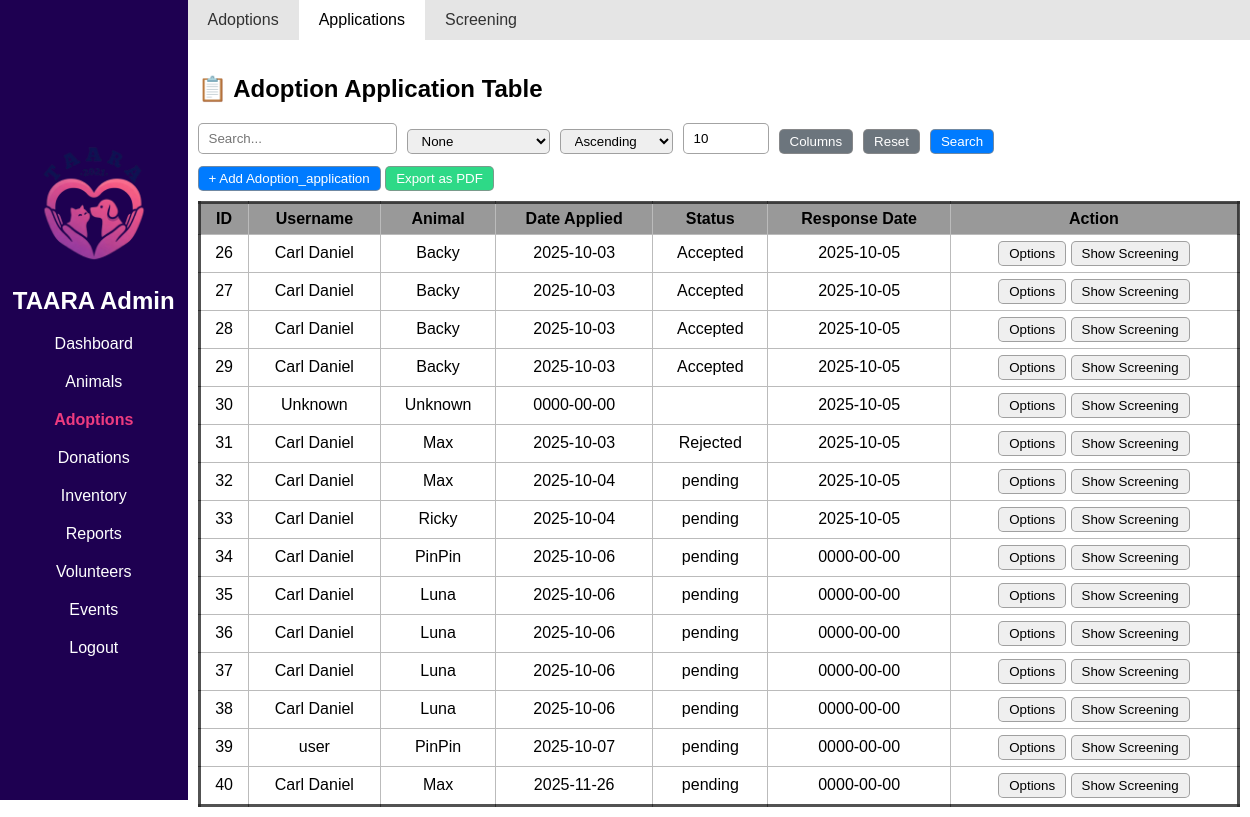
Page /Admin/adoptions-application.php on the committed database.
### tables this page shows
CREATE TABLE `adoption_application` (
  `a_application_id` int(25) NOT NULL,
  `user_id` int(25) NOT NULL,
  `animal_id` int(25) NOT NULL,
  `full_name` varchar(255) NOT NULL,
  `address` varchar(1000) NOT NULL,
  `classification` varchar(50) NOT NULL,
  `comp_name` varchar(600) NOT NULL,
  `id_img` varchar(900) NOT NULL,
  `date_applied` date NOT NULL,
  `status` varchar(25) NOT NULL,
  `date_responded` date NOT NULL
);

### includes/db_connection.php (called while the page is built, shortened)
<?php
function connect() {
    $servername =  "localhost";
    $username =  "root";
    $password =  "";
    $dbname =  "taara_db";
    $conn = new mysqli($servername, $username, $password, $dbname);
    return $conn;
}
class DatabaseCRUD {
    private $conn;
    private $table;
    public function __construct($table) {
        $this->conn = connect();
        $this->table = $table;
        $this->columns = $this->getTableColumns();
    }
    private function getTableColumns() {
        $query = "SHOW COLUMNS FROM `$this->table`";
        $result = $this->conn->query($query);
        $cols = [];
        while ($row = $result->fetch_assoc()) {
            $cols[$row['Field']] = $row;
        }
        return $cols;
    }
    public function readAll() {
        $sql = "SELECT * FROM {$this->table}";
        $result = $this->conn->query($sql);
        $rows = [];
        if ($result && $result->num_rows > 0) {
            while ($row = $result->fetch_assoc()) {
                $rows[] = $row;
            }
        }
        return $rows;
    }
}

### Admin/adoptions-application.php (the view, shortened to what this page needs)
<?php
include "../includes/db_connection.php";
include "../Admin/admin_ui.php";
$tableName = 'adoption_application';
$crud = new DatabaseCRUD($tableName);
$tableData = $crud->readAll();
$fieldsConfig = [
    'a_application_id' => 'id',
    'user_id' => 'fk',
    'animal_id' => 'fk',
    'full_name' => 'text',
    'address' => 'textarea',
    'classification' => ['employed', 'unemployed', 'self employed', 'student'],
    'comp_name' => 'text',
    'id_img' => 'image',
    'date_applied' => 'date',
    'status' => ['pending', 'accepted', 'rejected'],
    'date_responded' => 'date'
];
$foreignKeys = [
    'animal_id' => [
        'table' => 'animal',
        'key'   => 'animal_id',
        'label' => 'name'
    ],
      'user_id' => [
        'table' => 'user',
        'key'   => 'user_id',
        'label' => 'username'
    ]
];
$fkCache = [];
foreach ($foreignKeys as $fkColumn => $fkConf) {
    $fkCrud = new DatabaseCRUD($fkConf["table"]);
    $records = $fkCrud->readAll();
    foreach ($records as $r) {
        $fkCache[$fkColumn][$r[$fkConf["key"]]] = $r[$fkConf["label"]];
    }
    $foreignKeys[$fkColumn]['records'] = $records;
}
$fieldLabels = [
    'a_application_id' => 'ID',
    'user_id' => 'Username',
    'animal_id' => 'Animal',
    'full_name' => 'Applicant',
    'address' => 'Address',
    'classification' => 'Employment',
    'comp_name' => 'Company Name',
    'id_img' => 'ID Image',
    'date_applied' => 'Date Applied',
    'status' => 'Status',
    'date_responded' => 'Response Date'
];
$visibleColumns = $_SESSION['visibleColumns'];
function e($v){ return htmlspecialchars($v ?? '', ENT_QUOTES); }
include "../includes/post_handler.php";
?>
<!DOCTYPE html>
<html>
<head>
<link rel="stylesheet" href="../CSS/admin_style.css">
</head>
<body>
<?= displayNav('adoptions'); ?>
<main class="content flex-c">
    <header class='top-nav flex-r'>
        <a href='adoptions-records.php'>Adoptions</a>
        <a href='adoptions-application.php' class='top-active'>Applications</a>
        <a href='adoptions-screening.php'>Screening</a>
    </header>
    <div style='padding-inline:10px;'>
        <h2>📋 <?= ucwords(str_replace('_',' ',$tableName)) ?> Table</h2>
        <form method="POST" enctype="multipart/form-data" style="margin-bottom:12px;">
            <div class="search-group">
                <input type="text" name="search_bar" class="search-bar" placeholder="Search..." value="<?= e($_POST['search_bar'] ?? '') ?>">
                <select name="search_by">
                    <option value="none">None</option>
                </select>
                <select name="order_by" placeholder='Order by'>
                    <option value="ascending" <?= (isset($_POST['order_by']) && $_POST['order_by']==='ascending')?'selected':'' ?>>Ascending</option>
                </select>
                <input type="number" name="num_of_results" min="1" max="1000" value="<?= intval($_POST['num_of_results']??10) ?>" placeholder='Results shown'>
                <button type="button" class="btn btn-secondary" onclick="toggleColumnSelector()">Columns</button>
                <button type="submit" name="reset_btn" class="btn btn-secondary">Reset</button >
                <button type="submit" name="search_btn" class="btn btn-primary">Search</button>
            </div>
        </form>
        <button class="btn btn-primary" onclick="openSharedModal('add')">+ Add <?= ucwords($tableName) ?></button>
        <a href="../export/export_pdf.php?table=<?=$tableName?>" target="_blank"><button type='button' class="btn btn-success">Export as PDF</button></a>
        <div class="result-table">
            <table class="rounded-border">
                <thead>
                <tr>
                    <?php foreach($visibleColumns as $f): ?>
                        <?php
                            if(isset($foreignKeys[$f])) {
                                echo "<th>" . e($fieldLabels[$f] ?? ucwords(str_replace('_',' ',$f))) . "</th>";
                            } else {
                                echo "<th>" . e($fieldLabels[$f] ?? ucwords(str_replace('_',' ',$f))) . "</th>";
                            }
                        ?>
                    <?php endforeach; ?>
                    <th>Action</th>
                </tr>
                </thead>
                <tbody>
                <?php foreach($tableData as $row): ?>
                <tr>
                    <?php foreach($visibleColumns as $f): ?>
                        <?php if ($fieldsConfig[$f] === 'image'): ?>
                            <?php
                                $imgFile = $row[$f] ?? '';
                                $imgPath = "../Assets/UserGenerated/" . $imgFile;
                                $exists = !empty($imgFile) && file_exists(__DIR__ . "/../Assets/UserGenerated/" . $imgFile);
                            ?>
                            <td>
                                <?php if ($exists): ?>
                                    <img
                                        src="<?= $imgPath ?>"
                                        class="thumb-img"
                                        onclick="openImagePreview('<?= $imgPath ?>')">
                                <?php else: ?>
                                    <span>No image</span>
                                <?php endif; ?>
                            </td>
                        <?php elseif(isset($foreignKeys[$f])): ?>
                            <td><?= e($fkCache[$f][$row[$f]] ?? "Unknown") ?></td>
                        <?php else: ?>
                            <td><?= e($row[$f] ?? '') ?></td>
                        <?php endif; ?>
                    <?php endforeach; ?>
                    <td style="width: auto;">
                        <?php $json = htmlspecialchars(json_encode($row, JSON_HEX_APOS | JSON_HEX_QUOT), ENT_QUOTES, 'UTF-8'); ?>
                        <button onclick="openSetPropertyModal( <?= $json ?>)" class='btn btn-info action-btn'>Options</button>
                        <a href="adoptions-screening.php?application_id=<?=$row['a_application_id']?>"><button class='btn btn-info action-btn'>Show Screening</button></a>
                    </td>
                </tr>
                <?php endforeach; ?>
                </tbody>
            </table>
        </div>
    </div>
</main>
</body>
</html>

### Admin/admin_ui.php
<?php
function displayNav($activePage){
    echo "
    <aside>
        <nav class='side-nav flex-c center'>
            <div class='mobile-nav-bar'>
                <button id='hamburger-btn' class='hamburger hidden' onclick='toggleMobileNav()'>
                    ☰
                </button>
                <div class='mobile-logo'>
                    <img class='logo' src='logo.png'>
                    <strong><h2>TAARA Admin</h2></strong>
                </div>
            </div>
            <div id='nav-links' class='nav-links flex-c' style='row-gap: 20px;'>
                <a href='index.php' class='".($activePage == "dashboard" ? "active" : "")."'>Dashboard</a>
                <a href='animals-records.php' class='".($activePage == "animals" ? "active" : "")."'>Animals</a>
                <a href='adoptions-records.php' class='".($activePage == "adoptions" ? "active" : "")."'>Adoptions</a>
                <a href='donations-topdonors.php' class='".($activePage == "donations" ? "active" : "")."'>Donations</a>
                <a href='inventory.php' class='".($activePage == "inventory" ? "active" : "")."'>Inventory</a>
                <a href='reports-rescue.php' class='".($activePage == "reports" ? "active" : "")."'>Reports</a>
                <a href='volunteers-records.php' class='".($activePage == "volunteers" ? "active" : "")."'>Volunteers</a>
                <a href='events-upcoming.php' class='".($activePage == "events" ? "active" : "")."'>Events</a>
                <a href='../includes/logout.php'>Logout</a>
            </div>
        </nav>
    </aside>";
}
?>

### CSS/admin_style.css (style rules this page uses)
* { font-family: Arial, Helvetica, sans-serif; }
body { margin: 0; }
main { gap: 15px; height: auto; }
table { text-align: center; width: 100%; border-collapse: collapse; margin-block: 10px; }
thead { border-collapse: collapse; background-color: #999999; }
th,td { padding: 6px 8px; border: 1px solid #bbb; }
img { height: auto; width: auto; }
aside { position: fixed; top: 0; left: 0; color: white; text-align: center; }
a { text-decoration: none; color: inherit; }
.logo { height: 120px; width: 120px; }
input, select, datalist, button, textarea { border: 1px solid rgba(141, 141, 141, 0.8); width: auto; border-radius: 5px; height: 25px; padding: 2px 10px; }
.flex-c { display: flex; flex-direction: column; }
.flex-r { display: flex; flex-direction: row; }
.center { align-items: center; justify-content: center; }
.rounded-border { border: 3px solid rgba(39, 39, 39, 0.8); border-radius: 15px; }
.side-nav { width: 15vw; height: 100%; background-color: rgb(30, 0, 81); float: left; min-height: 100vh; text-align: center; }
.active { color: rgb(238, 59, 127); font-weight: bold; }
.top-nav { width: 100%; height: 5vh; box-shadow: 1px rgba(5, 2, 2, 0.3); display: flex; flex-direction: row; align-items: center; padding-inline: 20px; gap: 20px; background-color: #e5e5e5; color: #323232; }
.top-active { background-color: white; border-radius: 5px; padding: 20px; color: #000000; }
.content { margin-left: 15vw; }
.search-group { gap: 0.2rem; display: flex; align-items: flex-end; gap: 10px; }
.btn { cursor:pointer; place-content: center; place-items: center; }
.btn-primary { background:#007bff; color:#fff; }
.btn-success { background:#2ed987; color:#fff; }
.btn-secondary { background:#6c757d; color:#fff; }

### rows in the picture
adoption_application: a_application_id "26", user "Carl Daniel", animal "Backy", date_applied "2025-10-03", status "Accepted", date_responded "2025-10-05"
adoption_application: a_application_id "27", user "Carl Daniel", animal "Backy", date_applied "2025-10-03", status "Accepted", date_responded "2025-10-05"
adoption_application: a_application_id "28", user "Carl Daniel", animal "Backy", date_applied "2025-10-03", status "Accepted", date_responded "2025-10-05"
adoption_application: a_application_id "29", user "Carl Daniel", animal "Backy", date_applied "2025-10-03", status "Accepted", date_responded "2025-10-05"
adoption_application: a_application_id "30", user "Unknown", animal "Unknown", date_applied "0000-00-00", date_responded "2025-10-05"
adoption_application: a_application_id "31", user "Carl Daniel", animal "Max", date_applied "2025-10-03", status "Rejected", date_responded "2025-10-05"
adoption_application: a_application_id "32", user "Carl Daniel", animal "Max", date_applied "2025-10-04", status "pending", date_responded "2025-10-05"
adoption_application: a_application_id "33", user "Carl Daniel", animal "Ricky", date_applied "2025-10-04", status "pending", date_responded "2025-10-05"
adoption_application: a_application_id "34", user "Carl Daniel", animal "PinPin", date_applied "2025-10-06", status "pending", date_responded "0000-00-00"
adoption_application: a_application_id "35", user "Carl Daniel", animal "Luna", date_applied "2025-10-06", status "pending", date_responded "0000-00-00"
adoption_application: a_application_id "36", user "Carl Daniel", animal "Luna", date_applied "2025-10-06", status "pending", date_responded "0000-00-00"
adoption_application: a_application_id "37", user "Carl Daniel", animal "Luna", date_applied "2025-10-06", status "pending", date_responded "0000-00-00"
adoption_application: a_application_id "38", user "Carl Daniel", animal "Luna", date_applied "2025-10-06", status "pending", date_responded "0000-00-00"
adoption_application: a_application_id "39", user "user", animal "PinPin", date_applied "2025-10-07", status "pending", date_responded "0000-00-00"
adoption_application: a_application_id "40", user "Carl Daniel", animal "Max", date_applied "2025-11-26", status "pending", date_responded "0000-00-00"

### other values in the picture
str_replace('_',' ',$tableName) "Adoption Application"
$tableName "Adoption_application"
$fieldLabels[$f] "ID"
$fieldLabels[$f] "Username"
$fieldLabels[$f] "Animal"
$fieldLabels[$f] "Date Applied"
$fieldLabels[$f] "Status"
$fieldLabels[$f] "Response Date"
